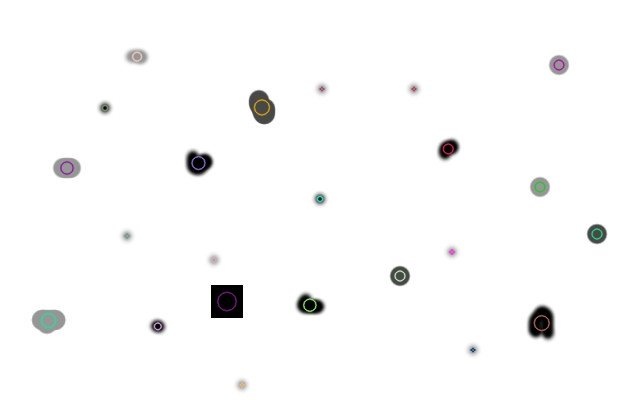
#> input picture Pratica G4/Delivery3/blob.jpg, 640 x 400 px, given in place of robocup.mp4, which was not available
$ python watershed.py
#> lines starting #> are read from the running program, lines starting #| are printed output that depends on the picture; after the words box and inside, x2 and y2 are one past the last pixel; in counts of white or black regions, pixels touching at a corner belong together; pictures that were not available may be replaced by others from this repository, and a replacement may not be noted
# https://opencv-python-tutroals.readthedocs.io/en/latest/py_tutorials/py_imgproc/py_watershed/py_watershed.html#watershed

import numpy as np
import cv2 as cv
from matplotlib import pyplot as plt

cap = cv.VideoCapture('robocup.mp4')
if not cap.isOpened():
    print("Cannot open camera")
    exit()
while True:
    # Capture frame-by-frame
    ret, frame = cap.read()
#> frame is the input picture: shape (400, 640, 3); mean B, G, R 250.1, 250.1, 250.1
    # if frame is read correctly ret is True
    if not ret:
        print("Can't receive frame (stream end?). Exiting ...")
        break
    # Our operations on the frame come here
    gray = cv.cvtColor(frame, cv.COLOR_BGR2GRAY)
    frame = cv.flip(gray, 1)
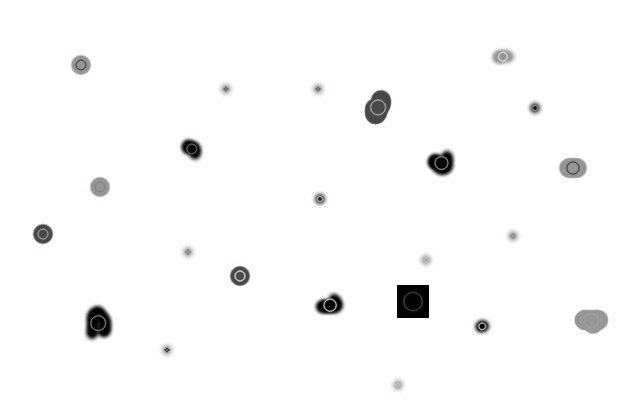
#> frame: shape (400, 640); min 0, max 255, mean 250.1
    ret,thresh=cv.threshold(frame,0,255,cv.THRESH_BINARY_INV+cv.THRESH_OTSU)
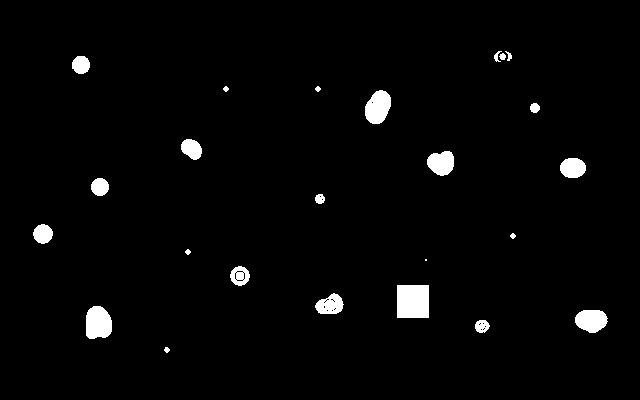
#> thresh: shape (400, 640); 2.5% white; 24 white regions (1 under 20 px), largest, box (x1, y1, x2, y2) and area: (397, 285, 429, 318) 1056, (86, 306, 112, 339) 722, (365, 90, 391, 124) 659
#> ret = 167

    # noise removal
    kernel = np.ones((3,3),np.uint8)
    opening = cv.morphologyEx(thresh,cv.MORPH_OPEN,kernel, iterations = 2)
#> opening: shape (400, 640); 2.2% white; 16 white regions, largest, box (x1, y1, x2, y2) and area: (397, 285, 429, 318) 1056, (86, 306, 112, 339) 718, (365, 91, 391, 124) 649
    # sure background area
    sure_bg = cv.dilate(opening,kernel,iterations=3)
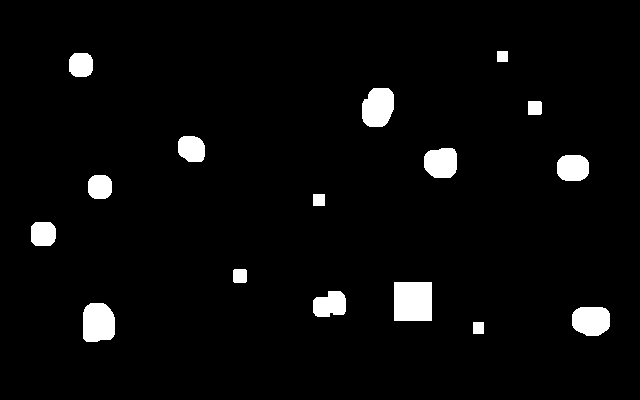
#> sure_bg: shape (400, 640); 3.8% white; 16 white regions, largest, box (x1, y1, x2, y2) and area: (394, 282, 432, 321) 1482, (83, 303, 115, 342) 1108, (362, 88, 394, 127) 1040
    # Finding sure foreground area
    dist_transform = cv.distanceTransform(opening,cv.DIST_L2,5)
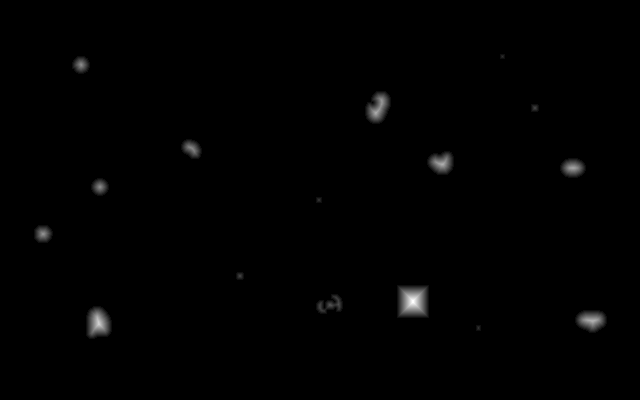
#> dist_transform: shape (400, 640) float32; min 0, max 16, mean 0.095; drawn with min black and max white
    ret, sure_fg = cv.threshold(dist_transform,0.7*dist_transform.max(),255,0)
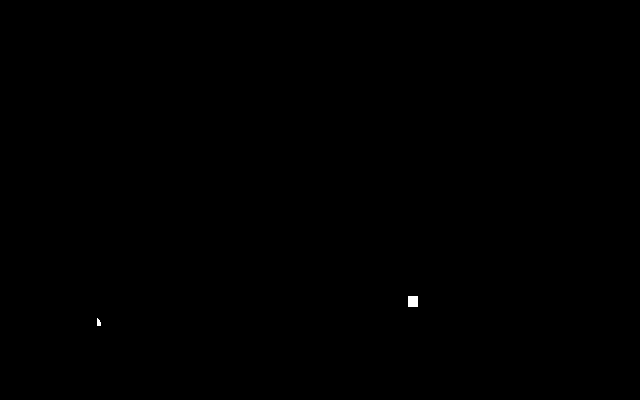
#> sure_fg: shape (400, 640) float32; 0.05% white; 2 white regions, box (x1, y1, x2, y2) and area: (408, 296, 418, 307) 110, (97, 318, 101, 326) 25
#> ret = 11.2
    # Finding unknown region
    sure_fg = np.uint8(sure_fg)
    unknown = cv.subtract(sure_bg,sure_fg)
#> unknown: shape (400, 640); 3.8% white; 16 white regions, largest, box (x1, y1, x2, y2) and area: (394, 282, 432, 321) 1372, (83, 303, 115, 342) 1083, (362, 88, 394, 127) 1040

    # Marker labelling
    ret, markers = cv.connectedComponents(sure_fg)
#> markers: shape (400, 640) int32; 3 distinct labels, from 0 to 2
#> ret = 3
    # Add one to all labels so that sure background is not 0, but 1
    markers = markers+1
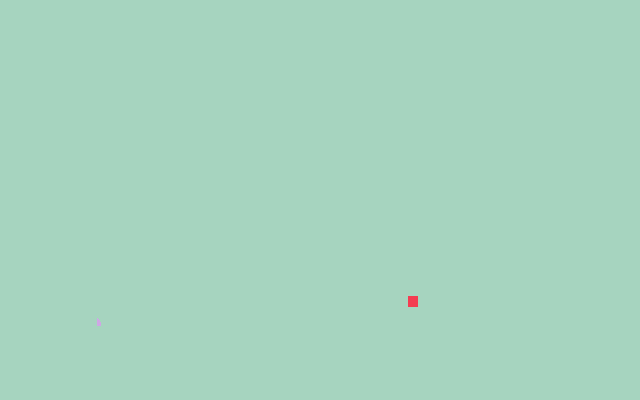
#> markers: shape (400, 640) int32; 3 distinct labels, from 1 to 3; one colour per label, 0 black
    # Now, mark the region of unknown with zero
    markers[unknown==255] = 0
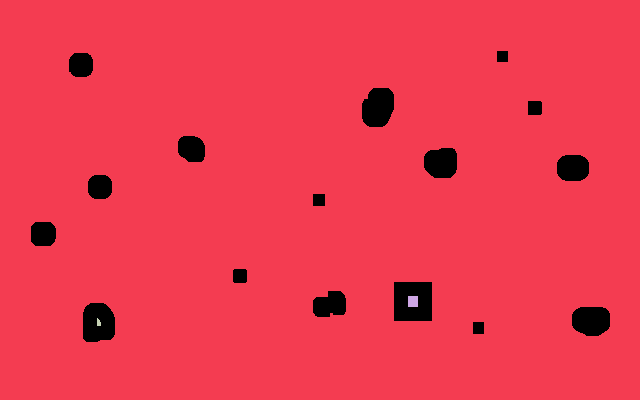
#> markers: shape (400, 640) int32; 4 distinct labels, from 0 to 3; one colour per label, 0 black

    #f=cv.applyColorMap(markers,frame,2)

    #markers = cv.watershed(frame,markers)
    #framewater[markers == -1] = [255,0,0]

    # Display the resulting frame
    cv.imshow('frame', frame)
    cv.imshow('thresh',thresh)
    cv.imshow('unknown',unknown)

    if cv.waitKey(1) == ord('q'):
#> (key q is pressed here)
        break
# When everything done, release the capture
cap.release()
cv.destroyAllWindows()
